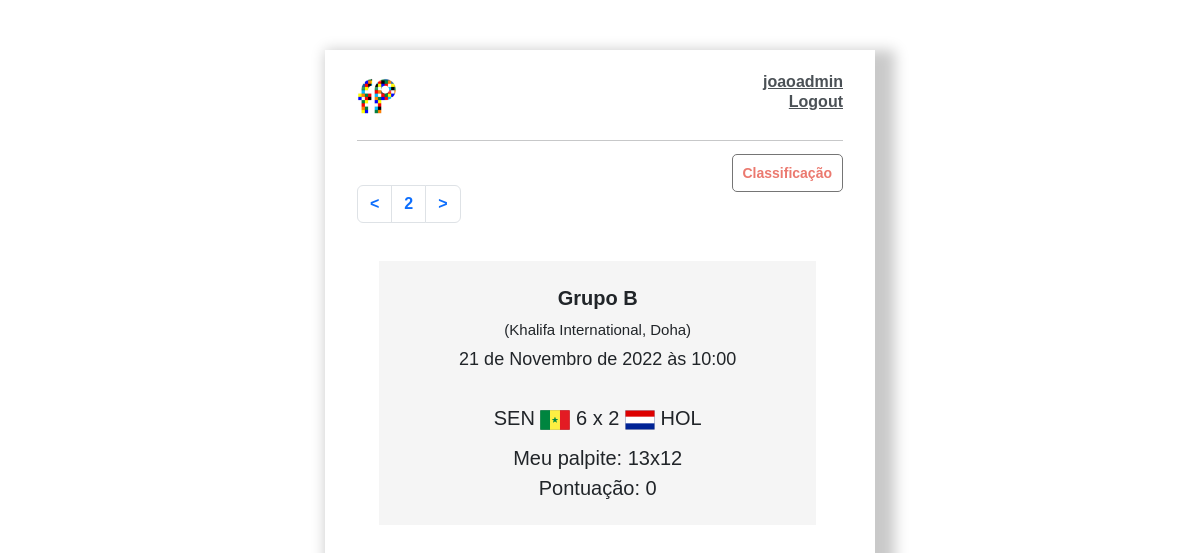
The page /copadomundo/?page=2 (signed in) on the database as committed earlier.
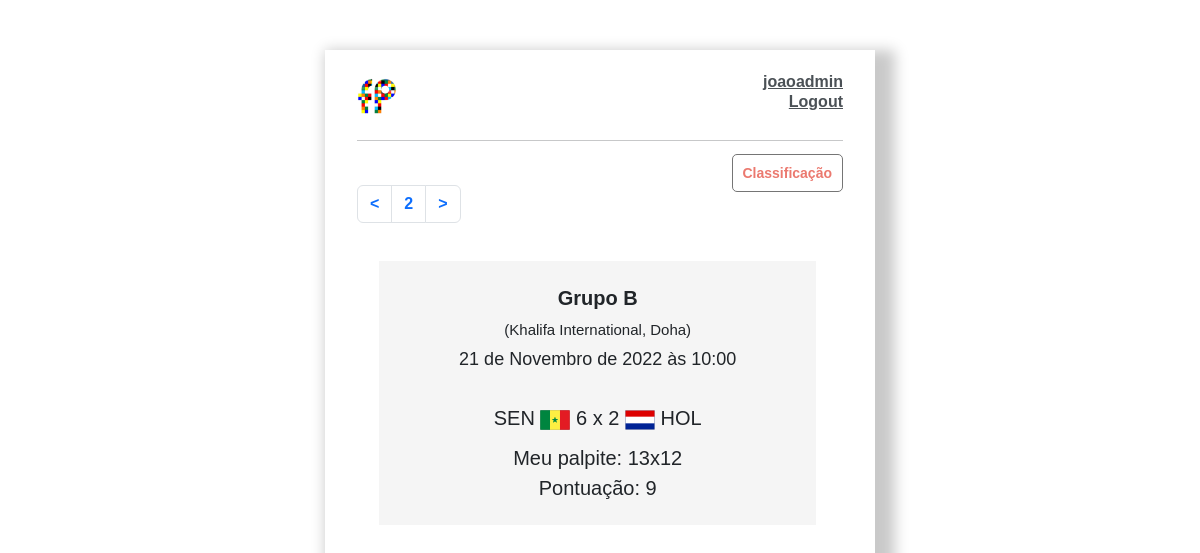
The same page on the database as committed later.
### copadomundo/models.py (models this page shows)
class Pontuacao(models.Model):
    RODADAS = (
        (1, 1),
        (2, 2),
        (3, 3),
        (4, 4),
        (5, 5),
        (6, 6),
        (7, 7),
    )
    user = models.ForeignKey(User, on_delete=models.CASCADE, null=True, blank=True)
    Rodada = models.IntegerField(choices=RODADAS)
    Jogo = models.IntegerField(null=True, blank=True)
    RE = models.IntegerField(null=True)
    RB = models.IntegerField(null=True)
    RP = models.IntegerField(null=True)
    GV = models.IntegerField(null=True)
    GP = models.IntegerField(null=True)
    ER = models.IntegerField(null=True)
    PONTOS = models.IntegerField()

### copadomundo/views.py (the view)
# urls.py: path('', home, name='homecopa'),
@login_required
def home(request):
    jogos = Jogos.objects.all()
    p = Paginator(jogos, 1)
    page_num = request.GET.get('page', 1)
    page = p.page(page_num)
    data = {}
    if page_num == 1:
        data['horalimite'] = datetime.datetime(2022, 11, 20, 13, 00)
    elif page_num == '1':
        data['horalimite'] = datetime.datetime(2022, 11, 20, 13, 00)
    elif page_num == '2':
        data['horalimite'] = datetime.datetime(2022, 11, 21, 10, 00)
    elif page_num == '3':
        data['horalimite'] = datetime.datetime(2022, 11, 21, 13, 00)
    elif page_num == '4':
        data['horalimite'] = datetime.datetime(2022, 11, 21, 16, 00)
    elif page_num == '5':
        data['horalimite'] = datetime.datetime(2022, 11, 22, 7, 00)
    elif page_num == '6':
        data['horalimite'] = datetime.datetime(2022, 11, 22, 10, 00)
    elif page_num == '7':
        data['horalimite'] = datetime.datetime(2022, 11, 22, 13, 00)
    elif page_num == '8':
        data['horalimite'] = datetime.datetime(2022, 11, 22, 16, 00)
    elif page_num == '9':
        data['horalimite'] = datetime.datetime(2022, 11, 23, 7, 00)
    elif page_num == '10':
        data['horalimite'] = datetime.datetime(2022, 11, 23, 10, 00)
    elif page_num == '11':
        data['horalimite'] = datetime.datetime(2022, 11, 23, 13, 00)
    elif page_num == '12':
        data['horalimite'] = datetime.datetime(2022, 11, 23, 16, 00)
    elif page_num == '13':
        data['horalimite'] = datetime.datetime(2022, 11, 24, 7, 00)
    elif page_num == '14':
        data['horalimite'] = datetime.datetime(2022, 11, 24, 10, 00)
    elif page_num == '15':
        data['horalimite'] = datetime.datetime(2022, 11, 24, 13, 00)
    else:
        data['horalimite'] = datetime.datetime(2022, 11, 24, 16, 00)
    data['hora'] = datetime.datetime.now()
    data['pages'] = p
    data['page'] = page
    data['object'] = page.object_list
    data['page_num'] = page_num
    meu_palpite = Palpites.objects.all()
    meu_palpite = meu_palpite.filter(user=request.user)
    data['meu_palpite'] = meu_palpite.filter(Jogo=page_num)
    pontuacao = Pontuacao.objects.all()
    pontuacao = pontuacao.filter(user=request.user)
    pontuacao = pontuacao.filter(Jogo=page_num)
    data['pontuacao'] = pontuacao.first()
    resultado = Resultado.objects.all()
    resultado = resultado.filter(Jogo=page_num)
    data['resultado'] = resultado.first()
    return render(request, 'copadomundo/home.html', data)

### copadomundo/templates/copadomundo/home.html (shortened to what the changed rows need)
{% extends 'copadomundo/index.html' %}
{% load static %}
{% block content %}
<div class="grid">
    {% for x in page %}
    <b>{{x.Grupo}}</b><br>
    <d style="font-size: 15px;">({{x.Local}})</d><br>
    <d style="font-size: 18px;">{{x.Horario}}</d><br>
    <br>
    {{x.Time1}}
    {% if 'CAT' == x.Time1 %}
    <img src="{% static 'img/CAT.svg' %}" width="30" name="CAT">
    {% elif 'EQU' == x.Time1%}
    <img src="{% static 'img/EQU.svg' %}" width="30" name="EQU">
    {% elif 'ING' == x.Time1%}
    <img src="{% static 'img/ING.svg' %}" width="30" name="ING">
    {% elif 'IRA' == x.Time1%}
    <img src="{% static 'img/IRA.svg' %}" width="30" name="IRA">
    {% elif 'SEN' == x.Time1%}
    <img src="{% static 'img/SEN.svg' %}" width="30" name="SEN">
    {% elif 'HOL' == x.Time1%}
    <img src="{% static 'img/HOL.svg' %}" width="30" name="HOL">
    {% elif 'EUA' == x.Time1%}
    <img src="{% static 'img/EUA.svg' %}" width="30" name="EUA">
    {% elif 'GAL' == x.Time1%}
    <img src="{% static 'img/GAL.svg' %}" width="30" name="GAL">
    {% elif 'ARG' == x.Time1%}
    <img src="{% static 'img/ARG.svg' %}" width="30" name="ARG">
    {% elif 'ARA' == x.Time1%}
    <img src="{% static 'img/ARA.svg' %}" width="30" name="ARA">
    {% elif 'MEX' == x.Time1%}
    <img src="{% static 'img/MEX.svg' %}" width="30" name="MEX">
    {% elif 'POL' == x.Time1%}
    <img src="{% static 'img/POL.svg' %}" width="30" name="POL">
    {% elif 'DIN' == x.Time1%}
    <img src="{% static 'img/DIN.svg' %}" width="30" name="DIN">
    {% elif 'TUN' == x.Time1%}
    <img src="{% static 'img/TUN.svg' %}" width="30" name="TUN">
    {% elif 'FRA' == x.Time1%}
    <img src="{% static 'img/FRA.svg' %}" width="30" name="FRA">
    {% elif 'ALE' == x.Time1%}
    <img src="{% static 'img/ALE.svg' %}" width="30" name="ALE">
    {% elif 'JAP' == x.Time1%}
    <img src="{% static 'img/JAP.svg' %}" width="30" name="JAP">
    {% elif 'ESP' == x.Time1%}
    <img src="{% static 'img/ESP.svg' %}" width="30" name="ESP">
    {% elif 'CRC' == x.Time1%}
    <img src="{% static 'img/CRC.svg' %}" width="30" name="CRC">
    {% elif 'MAR' == x.Time1%}
    <img src="{% static 'img/MAR.svg' %}" width="30" name="MAR">
    {% elif 'CRO' == x.Time1%}
    <img src="{% static 'img/CRO.svg' %}" width="30" name="CRO">
    {% elif 'AUS' == x.Time1%}
    <img src="{% static 'img/AUS.svg' %}" width="30" name="AUS">
    {% elif 'BEL' == x.Time1%}
    <img src="{% static 'img/BEL.svg' %}" width="30" name="BEL">
    {% elif 'CAN' == x.Time1%}
    <img src="{% static 'img/CAN.svg' %}" width="30" name="CAN">
    {% elif 'POR' == x.Time1%}
    <img src="{% static 'img/POR.svg' %}" width="30" name="POR">
    {% elif 'URU' == x.Time1%}
    <img src="{% static 'img/URU.svg' %}" width="30" name="URU">
    {% elif 'COR' == x.Time1%}
    <img src="{% static 'img/COR.svg' %}" width="30" name="COR">
    {% elif 'GAN' == x.Time1%}
    <img src="{% static 'img/GAN.svg' %}" width="30" name="GAN">
    {% elif 'SUI' == x.Time1%}
    <img src="{% static 'img/SUI.svg' %}" width="30" name="SUI">
    {% elif 'CAM' == x.Time1%}
    <img src="{% static 'img/CAM.svg' %}" width="30" name="CAM">
    {% elif 'BRA' == x.Time1%}
    <img src="{% static 'img/BRA.svg' %}" width="30" name="BRA">
    {% elif 'SER' == x.Time1%}
    <img src="{% static 'img/SER.svg' %}" width="30" name="SER">
    {% endif%}
    {{resultado.time1}}
    x
    {{resultado.time2}}
    {% if 'CAT' == x.Time2 %}
    <img src="{% static 'img/CAT.svg' %}" width="30" name="CAT">
    {% elif 'EQU' == x.Time2%}
    <img src="{% static 'img/EQU.svg' %}" width="30" name="EQU">
    {% elif 'ING' == x.Time2%}
    <img src="{% static 'img/ING.svg' %}" width="30" name="ING">
    {% elif 'IRA' == x.Time2%}
    <img src="{% static 'img/IRA.svg' %}" width="30" name="IRA">
    {% elif 'SEN' == x.Time2%}
    <img src="{% static 'img/SEN.svg' %}" width="30" name="SEN">
    {% elif 'HOL' == x.Time2%}
    <img src="{% static 'img/HOL.svg' %}" width="30" name="HOL">
    {% elif 'EUA' == x.Time2%}
    <img src="{% static 'img/EUA.svg' %}" width="30" name="EUA">
    {% elif 'GAL' == x.Time2%}
    <img src="{% static 'img/GAL.svg' %}" width="30" name="GAL">
    {% elif 'ARG' == x.Time2%}
    <img src="{% static 'img/ARG.svg' %}" width="30" name="ARG">
    {% elif 'ARA' == x.Time2%}
    <img src="{% static 'img/ARA.svg' %}" width="30" name="ARA">
    {% elif 'MEX' == x.Time2%}
    <img src="{% static 'img/MEX.svg' %}" width="30" name="MEX">
    {% elif 'POL' == x.Time2%}
    <img src="{% static 'img/POL.svg' %}" width="30" name="POL">
    {% elif 'DIN' == x.Time2%}
    <img src="{% static 'img/DIN.svg' %}" width="30" name="DIN">
    {% elif 'TUN' == x.Time2%}
    <img src="{% static 'img/TUN.svg' %}" width="30" name="TUN">
    {% elif 'FRA' == x.Time2%}
    <img src="{% static 'img/FRA.svg' %}" width="30" name="FRA">
    {% elif 'ALE' == x.Time2%}
    <img src="{% static 'img/ALE.svg' %}" width="30" name="ALE">
    {% elif 'JAP' == x.Time2%}
    <img src="{% static 'img/JAP.svg' %}" width="30" name="JAP">
    {% elif 'ESP' == x.Time2%}
    <img src="{% static 'img/ESP.svg' %}" width="30" name="ESP">
    {% elif 'CRC' == x.Time2%}
    <img src="{% static 'img/CRC.svg' %}" width="30" name="CRC">
    {% elif 'MAR' == x.Time2%}
    <img src="{% static 'img/MAR.svg' %}" width="30" name="MAR">
    {% elif 'CRO' == x.Time2%}
    <img src="{% static 'img/CRO.svg' %}" width="30" name="CRO">
    {% elif 'AUS' == x.Time2%}
    <img src="{% static 'img/AUS.svg' %}" width="30" name="AUS">
    {% elif 'BEL' == x.Time2%}
    <img src="{% static 'img/BEL.svg' %}" width="30" name="BEL">
    {% elif 'CAN' == x.Time2%}
    <img src="{% static 'img/CAN.svg' %}" width="30" name="CAN">
    {% elif 'POR' == x.Time2%}
    <img src="{% static 'img/POR.svg' %}" width="30" name="POR">
    {% elif 'URU' == x.Time2%}
    <img src="{% static 'img/URU.svg' %}" width="30" name="URU">
    {% elif 'COR' == x.Time2%}
    <img src="{% static 'img/COR.svg' %}" width="30" name="COR">
    {% elif 'GAN' == x.Time2%}
    <img src="{% static 'img/GAN.svg' %}" width="30" name="GAN">
    {% elif 'SUI' == x.Time2%}
    <img src="{% static 'img/SUI.svg' %}" width="30" name="SUI">
    {% elif 'CAM' == x.Time2%}
    <img src="{% static 'img/CAM.svg' %}" width="30" name="CAM">
    {% elif 'BRA' == x.Time2%}
    <img src="{% static 'img/BRA.svg' %}" width="30" name="BRA">
    {% elif 'SER' == x.Time2%}
    <img src="{% static 'img/SER.svg' %}" width="30" name="SER">
    {% endif %}
    {{x.Time2}}<br>
    <div style="margin-top:10px">
    {% if hora < horalimite %}
        {% for i in meu_palpite %}
            Meu palpite: {{i.time1}}x{{i.time2}}<br>
            <a class="button" style="margin-top:10px" href="/copadomundo/update/{{i.id}}/">atualizar</a>
        {% empty %}
            <a class="button" href="/copadomundo/palpite/{{x.Rodada}}/{{x.Jogo}}/">palpitar</a>
        {% endfor %}
    {% else %}
        {% for i in meu_palpite %}
            Meu palpite: {{i.time1}}x{{i.time2}}<br>
            Pontuação: {{pontuacao.PONTOS}}
        {% empty %}
            Tempo Esgotado.
        {% endfor %}
    {% endif %}
    </div>
    {% endfor %}
</div>
{% endblock %}

Rows that differ between the two databases and show on the page:
removed Pontuacao: PONTOS "0"
added Pontuacao: PONTOS "9"
